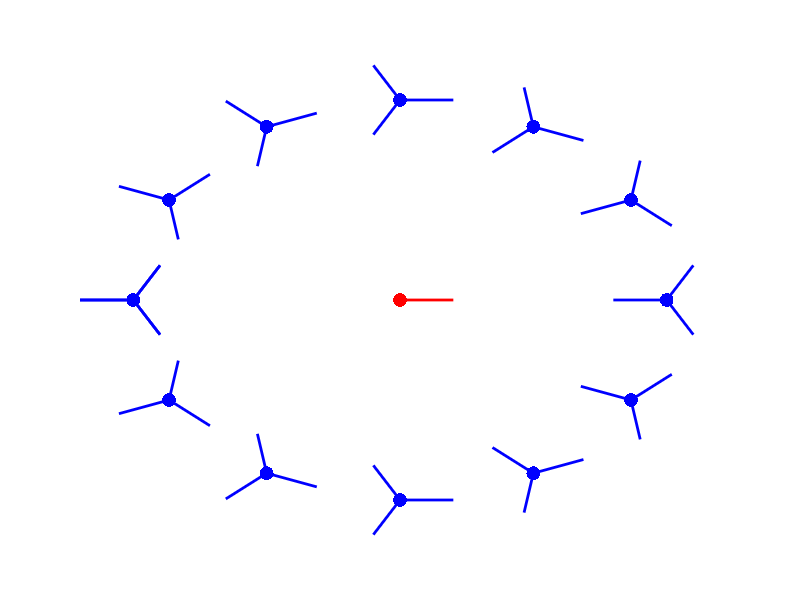
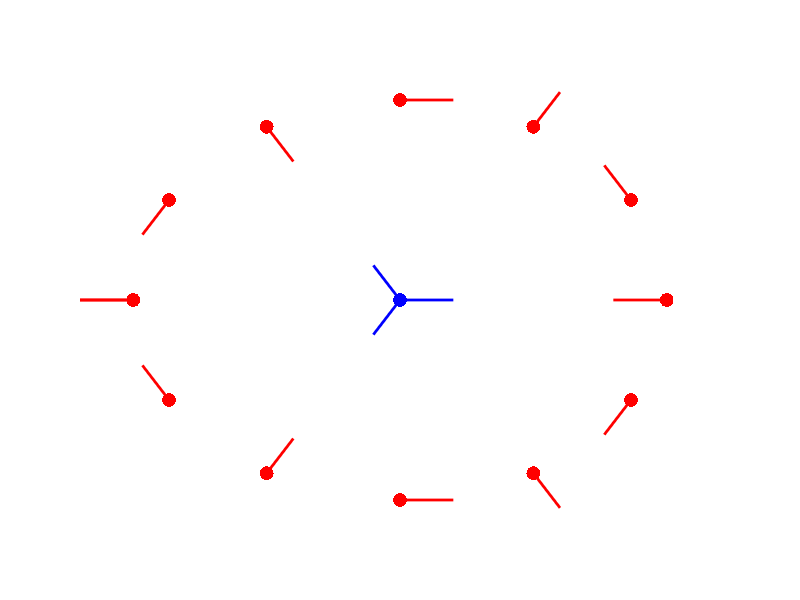

The MATLAB source for these figures, in order:
function defsarounddefs

%%Plot defects around other defects.

figure('Units','pixels','Position',[300 300 400 400])
axes('Position',[0 0 1 1])

theta = -pi:pi/6:pi;
phi = 2/3*(theta+pi)-pi/3;

quiver(0,0,0.2,0,'r','AutoScale','off','ShowArrowHead','off','LineWidth',2)
hold on
plot(0,0,'r.','MarkerSize',30);
plot(cos(theta),sin(theta),'b.','MarkerSize',30)
quiver(cos(theta),sin(theta),0.2*cos(phi),0.2*sin(phi),'b','AutoScale','off','ShowArrowHead','off','LineWidth',2);
quiver(cos(theta),sin(theta),0.2*cos(phi+2*pi/3),0.2*sin(phi+2*pi/3),'b','AutoScale','off','ShowArrowHead','off','LineWidth',2);
quiver(cos(theta),sin(theta),0.2*cos(phi+4*pi/3),0.2*sin(phi+4*pi/3),'b','AutoScale','off','ShowArrowHead','off','LineWidth',2);

xlim([-1.5 1.5])
ylim([-1.5 1.5])

axis off

%%

figure('Units','pixels','Position',[300 300 400 400])
axes('Position',[0 0 1 1])

theta = -pi:pi/6:pi;
phi = -2*(theta)+pi;

quiver(0,0,0.2,0,'b','AutoScale','off','ShowArrowHead','off','LineWidth',2)
hold on
quiver(0,0,0.2*cos(2*pi/3),0.2*sin(2*pi/3),'b','AutoScale','off','ShowArrowHead','off','LineWidth',2)
quiver(0,0,0.2*cos(4*pi/3),0.2*sin(4*pi/3),'b','AutoScale','off','ShowArrowHead','off','LineWidth',2)
plot(0,0,'b.','MarkerSize',30);
plot(cos(theta),sin(theta),'r.','MarkerSize',30)
quiver(cos(theta),sin(theta),0.2*cos(phi),0.2*sin(phi),'r','AutoScale','off','ShowArrowHead','off','LineWidth',2);

xlim([-1.5 1.5])
ylim([-1.5 1.5])

axis off
